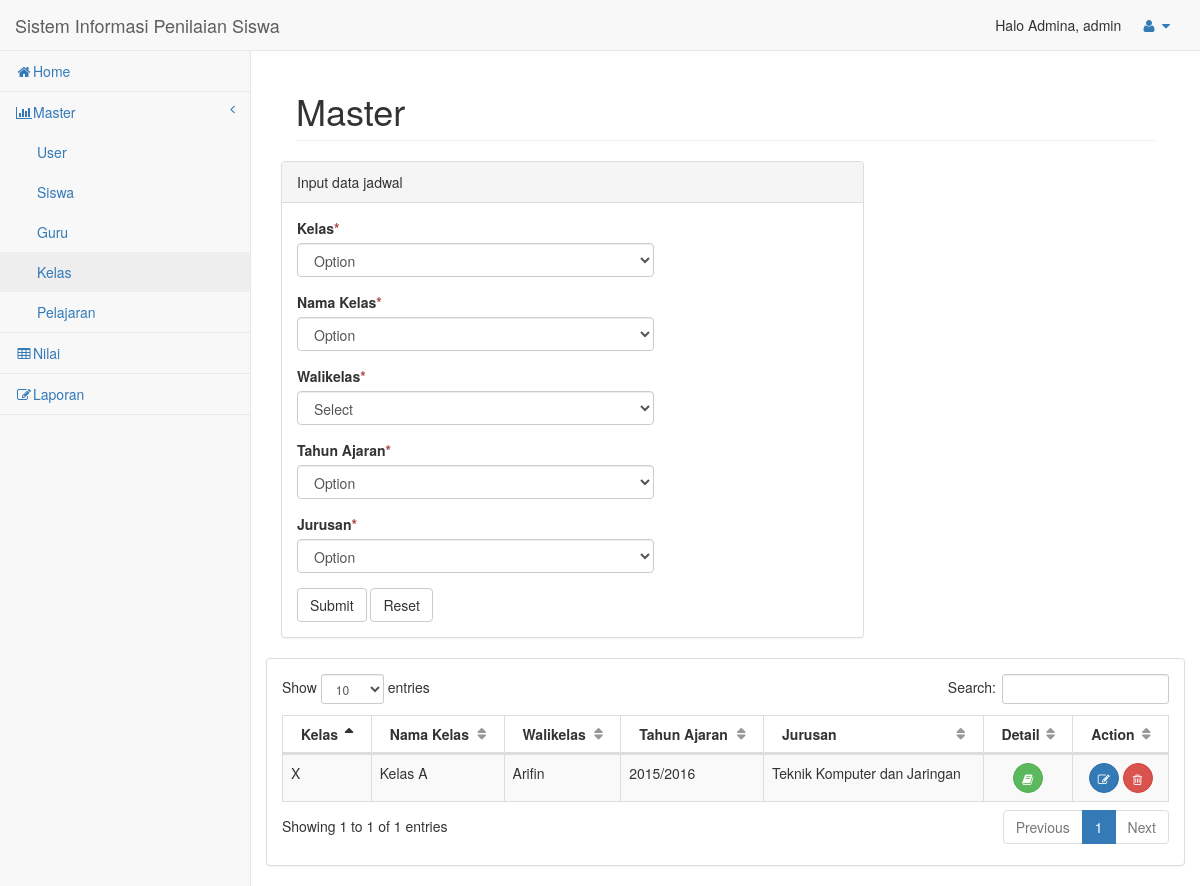
/admin/kelas.php (signed in), run on the app's committed database.
### tables this page shows
CREATE TABLE `tbl_kelas` (
  `id_kelas` int(4) NOT NULL,
  `kelas` varchar(3) NOT NULL,
  `nama_kelas` varchar(10) NOT NULL,
  `nip` bigint(19) UNSIGNED NOT NULL,
  `tahun_ajaran` varchar(10) NOT NULL,
  `jurusan` varchar(30) NOT NULL
);

CREATE TABLE `tbl_guru` (
  `nip` bigint(19) UNSIGNED NOT NULL,
  `nama` varchar(20) NOT NULL,
  `jk` enum('pria','wanita') NOT NULL,
  `alamat` varchar(50) NOT NULL,
  `no_tlp` bigint(13) NOT NULL,
  `status` enum('aktif','tidak') NOT NULL
);

### admin/kelas.php (the view, shortened to what this page needs)
<!DOCTYPE html>
<html lang="en">
<head>
    <link href="assets/vendor/bootstrap/css/bootstrap.min.css" rel="stylesheet">
    <link href="assets/vendor/metisMenu/metisMenu.min.css" rel="stylesheet">
    <link href="assets/vendor/datatables-plugins/dataTables.bootstrap.css" rel="stylesheet">
    <link href="assets/vendor/datatables-responsive/dataTables.responsive.css" rel="stylesheet">
    <link href="assets/dist/css/sb-admin-2.css" rel="stylesheet">
    <link href="assets/vendor/font-awesome/css/font-awesome.min.css" rel="stylesheet" type="text/css">
</head>
<body>
<?php
    include "include/headerup.php";
    include "include/header.php";
?>
        <div id="page-wrapper">
            <div class="container-fluid">
                <div class="row">
                    <div class="col-lg-12">
                        <h1 class="page-header">Master</h1>
                    </div>
                    <div class="row">
                <div class="col-lg-8">
                    <div class="panel panel-default">
                        <div class="panel-heading">
                            Input data jadwal
                        </div>
                        <div class="panel-body">
                            <div class="row">
                                <div class="col-lg-8">
                                    <form method="post">
                    <div class="form-group">
                    <label class="control-label">Kelas<span class="text-danger">*</span></label>
                    <select class="form-control" name="kelas" required="" onchange="javascript:get(this)">
                        <option value="">Option</option>
                    </select>
                    </div>
                    <div class="form-group">
                    <label class="control-label">Nama Kelas<span class="text-danger">*</span></label>
                    <select class="form-control" name="namakelas" required="" onchange="javascript:get(this)">
                        <option value="">Option</option>
                    </select>
                    </div>
                    <div class="form-group">
                    <label class="control-label">Walikelas<span class="text-danger">*</span></label>
                    <select class="form-control" name="nip" required="" onchange="javascript:get(this)">
                            <option value ="">Select</option>
                            </select>
                    </div>
                    <div class="form-group">
                    <label class="control-label">Tahun Ajaran<span class="text-danger">*</span></label>
                    <select class="form-control" name="tahun_ajaran" required="" onchange="javascript:get(this)">
                        <option value="">Option</option>
                    </select>
                    </div>
                    <div class="form-group">
                    <label class="control-label">Jurusan<span class="text-danger">*</span></label>
                    <select class="form-control" name="jurusan" required="" onchange="javascript:get(this)">
                        <option value="">Option</option>
                    </select>
                    </div>
                                        <button type="submit" name="submit" value="submit" class="btn btn-default">Submit</button>
                                        <button type="reset" class="btn btn-default">Reset</button>
                                    </form>
                                </div>
                            </div>
                        </div>
                    </div>
                </div>
<div class="row">
                <div class="col-lg-12">
                    <div class="panel panel-default">
                        <div class="panel-body">
                            <table width="100%" class="table table-striped table-bordered table-hover" id="dataTables-example">
                                        <thead>
                                            <tr>
                                                <th>Kelas</th>
                                                <th>Nama Kelas</th>
                                                <th>Walikelas</th>
                                                <th>Tahun Ajaran</th>
                                                <th>Jurusan</th>
                                                <th>Detail</th>
                                                <th>Action</th>
                                            </tr>
                                        </thead>
                                        <tbody>
                                        <?php
                                            $conn = new mysqli("localhost", "root", "", "fahri");
                                            $res = $conn->query("SELECT * FROM tbl_kelas inner join tbl_guru on tbl_kelas.nip = tbl_guru.nip");
                                            while($row = $res->fetch_assoc()){
                                                echo '
                                                <tr>
                                                    <td>'.$row['kelas'].'</td>
                                                    <td>'.$row['nama_kelas'].'</td>
                                                    <td>'.$row['nama'].'</td>
                                                    <td>'.$row['tahun_ajaran'].'</td>
                                                    <td>'.$row['jurusan'].'</td>
                                                    <td align="center"><a class="btn btn-success btn-circle" href="detail_kelas.php?id_kelas='.$row['id_kelas'].'" onclick="return warn()" title="Detail"><i class="fa fa-book "></i></a></td>
                                                    <td align="center">
                                                    <a class="btn btn-primary btn-circle" href="edit_kelas.php?id_kelas='.$row['id_kelas'].'" onclick="return warn()" title="Edit"><i class="fa fa-edit "></i></a>
                                                    <a class="btn btn-danger btn-circle" href="delete_kelas.php?id_kelas='.$row['id_kelas'].'" onclick="return warn()" title="Hapus"><i class="fa fa-trash-o "></i></a></button>
                                                    </td>
                                                </tr>
                                                ';
                                            }
                                            ?>
                                        </tbody>
                            </table>
                        </div>
                    </div>
                </div>
            </div>
        </div>
    </div>
</div>
</div>
    </div>
</body>
</html>

### data on the page
tbl_kelas: kelas "X", nama_kelas "Kelas A", tbl_guru.nama "Arifin", tahun_ajaran "2015/2016", jurusan "Teknik Komputer dan Jaringan"

### other printed values
$nama_active "Admina"
$level "admin"
